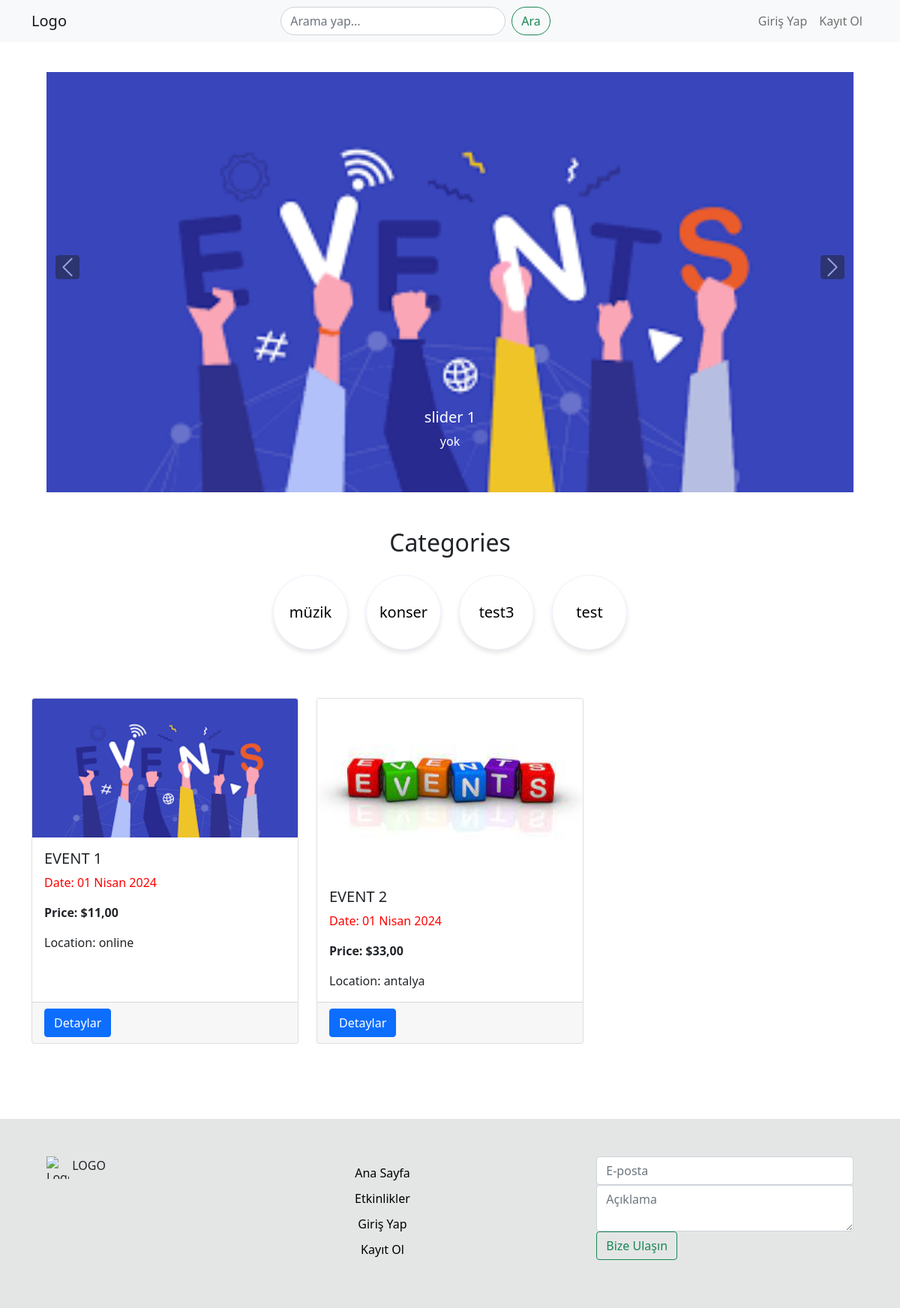
The page / on the database its author committed.
### etkinlik/models.py (models this page shows, shortened)
class SliderItem(models.Model):
    image = models.ImageField(upload_to='slider_images/')
    title = models.CharField(max_length=100)
    description = models.TextField()

class Category(models.Model):
    name = models.CharField(max_length=100)

class Event(models.Model):
    image = models.ImageField(upload_to='event_images/')
    name = models.CharField(max_length=100)
    description = RichTextField()  # Açıklama alanı eklendi
    date = models.DateField()
    price = models.DecimalField(max_digits=10, decimal_places=2)
    location = models.CharField(max_length=100)
    category = models.ForeignKey(Category, on_delete=models.CASCADE)

### etkinlik/views.py (the view)
# urls.py: path("", views.index, name="home"),
def index(request):
    slider_items = SliderItem.objects.all()
    events = Event.objects.all()  # Tüm etkinlikleri al
    categories = Category.objects.all()  # Tüm kategorileri al
    return render(request, "index.html", {'slider_items': slider_items, 'events': events, 'categories': categories})

### etkinlik/templates/index.html (shortened to what this page needs)
{% extends "base.html" %}
{% load static %}
{% block content %}
<div id="carouselExample" class="carousel slide" data-ride="carousel" data-interval="5000">
    <div class="carousel-inner">
        {% for item in slider_items %}
        <div class="carousel-item {% if forloop.first %}active{% endif %}">
            <img src="{{ item.image.url }}" class="d-block" alt="{{ item.title }}">
            <div class="carousel-caption d-none d-md-block">
                <h5>{{ item.title }}</h5>
                <p>{{ item.description }}</p>
            </div>
        </div>
        {% endfor %}
    </div>
    <a class="carousel-control-prev" href="#carouselExample" role="button" data-slide="prev">
        <span class="carousel-control-prev-icon btn btn-dark" aria-hidden="true"></span>
    </a>
    <a class="carousel-control-next" href="#carouselExample" role="button" data-slide="next">
        <span class="carousel-control-next-icon btn btn-dark" aria-hidden="true"></span>
    </a>
</div>
<div class="container mt-5 text-center">
    <h2>Categories</h2>
    <div class="row justify-content-center">
        {% for category in categories %}
        <div class="col-auto">
            <a href="{% url 'category_events' category.id %}" class="btn btn-primary btn-lg rounded-circle my-3 category-btn">{{ category.name }}</a>
        </div>
        {% endfor %}
    </div>
</div>
<div class="container mt-5">
    <div class="row row-cols-1 row-cols-md-3 g-4">
        {% for event in events %}
        <div class="col">
            <div class="card h-100">
                <img src="{{ event.image.url }}" class="card-img-top" alt="{{ event.name }}">
                <div class="card-body">
                    <h5 class="card-title" style="text-transform: uppercase;">{{ event.name }}</h5>
                    <p class="card-text" style="color: red;">Date: {{ event.date }}</p>
                    <p class="card-text" style="font-weight: bold;">Price: ${{ event.price }}</p>
                    <p class="card-text">Location: {{ event.location }}</p>
                </div>
                <div class="card-footer">
                    <a href="{% url 'event_detail' event.id %}" class="btn btn-primary">Detaylar</a>
                </div>
            </div>
        </div>
        {% endfor %}
    </div>
</div>
{% endblock %}

### templates/base.html (shortened to what this page needs)
<!DOCTYPE html>
<html lang="en">
<head>
    <link rel="stylesheet" href="https://cdnjs.cloudflare.com/ajax/libs/font-awesome/6.5.1/css/all.min.css">
    <link href="https://cdn.jsdelivr.net/npm/bootstrap@5.0.2/dist/css/bootstrap.min.css" rel="stylesheet">
</head>
<body>
    {% include 'partials/_navbar.html' %}
    {% block content %}{% endblock %}
    {% include 'partials/_footer.html' %}
</body>
</html>

### templates/partials/_navbar.html (shortened to what this page needs)
{% if user.is_authenticated %}
  <nav class="navbar navbar-expand-lg navbar-light bg-light">
    <div class="container">
      <a class="navbar-brand" href="{% url 'home' %}">Logo</a>
      <button class="navbar-toggler" type="button" data-bs-toggle="collapse" data-bs-target="#navbarNav" aria-controls="navbarNav" aria-expanded="false" aria-label="Toggle navigation">
        <span class="navbar-toggler-icon"></span>
      </button>
      <div class="collapse navbar-collapse" id="navbarNav">
        <ul class="navbar-nav mx-auto">
          <li class="nav-item">
            <form class="d-flex">
              <input class="form-control rounded-pill me-2" type="search" placeholder="Arama yap..." aria-label="Search" style="width: 300px;">
              <button class="btn btn-outline-success rounded-pill" type="submit">Ara</button>
            </form>
          </li>
        </ul>
        <ul class="navbar-nav">
          <li class="nav-item">
            <a class="nav-link" href="{% url 'hesabim' %}">Hesabım</a>
          </li>
          <li class="nav-item">
            <a class="nav-link" href="{% url 'logout' %}">Çıkış Yap</a>
          </li>
        </ul>
      </div>
    </div>
  </nav>
{% else %}
  <nav class="navbar navbar-expand-lg navbar-light bg-light">
    <div class="container">
      <a class="navbar-brand" href="{% url 'home' %}">Logo</a>
      <div class="collapse navbar-collapse" id="navbarNav">
        <ul class="navbar-nav mx-auto">
          <li class="nav-item">
            <form class="d-flex">
              <input class="form-control rounded-pill me-2" type="search" placeholder="Arama yap..." aria-label="Search" style="width: 300px;">
              <button class="btn btn-outline-success rounded-pill" type="submit">Ara</button>
            </form>
          </li>
        </ul>
        <ul class="navbar-nav">
          <li class="nav-item">
            <a class="nav-link" href="{% url 'login' %}">Giriş Yap</a>
          </li>
          <li class="nav-item">
            <a class="nav-link" href="{% url 'register' %}">Kayıt Ol</a>
          </li>
        </ul>
      </div>
    </div>
  </nav>
{% endif %}

### templates/partials/_footer.html (shortened to what this page needs)
<footer class="footer">
    <div class="container">
      <div class="row">
        <div class="col-md-4">
          <img src="logo.png" width="30" height="30" class="d-inline-block align-top" alt="Logo">
          LOGO
        </div>
        <div class="col-md-4 text-center">
          <ul class="list-unstyled">
            <li><a href="{% url 'home' %}">Ana Sayfa</a></li>
            <li><a href="#">Etkinlikler</a></li>
            <li><a href="{% url 'login' %}">Giriş Yap</a></li>
            <li><a href="{% url 'register' %}">Kayıt Ol</a></li>
          </ul>
        </div>
        <div class="col-md-4">
            <form class="form-inline">
              <input class="form-control mr-sm-2" type="email" placeholder="E-posta" aria-label="E-posta">
              <textarea class="form-control mr-sm-2" placeholder="Açıklama" aria-label="Açıklama"></textarea>
              <button class="btn btn-outline-success my-2 my-sm-0" type="submit">Bize Ulaşın</button>
            </form>
          </div>
      </div>
    </div>
  </footer>

### etkinlik/templates/index.html (style rules this page uses)
.category-btn { background-color: white; color: black; border: none; width: 100px; height: 100px; display: flex; justify-content: center; align-items: center; border: 1px solid rgb(239,242,255); border-radius: 50%; padding: 15px 20px; box-shadow: 0px 4px 6px rgba(0, 0, 0, 0.1); }
.carousel-item img { width: auto; height: 70vh; max-width: 100%; max-height: 100%; margin: 40px auto 0; }

### templates/partials/_footer.html (style rules this page uses)
.footer { background-color: rgb(228, 230, 230); margin-top: 100px; padding: 50px; }
.footer a { color: black; text-decoration: none; margin-right: 180px; }
.footer li { margin-top: 10px; }

### rows shown on the page
SliderItem: image (picture), title "slider 1", description "yok"
Category: name "müzik"
Category: name "konser"
Category: name "test3"
Category: name "test"
Event: image (picture), name "EVENT 1", date "01 Nisan 2024", price "11,00", location "online"
Event: image (picture), name "EVENT 2", date "01 Nisan 2024", price "33,00", location "antalya"
